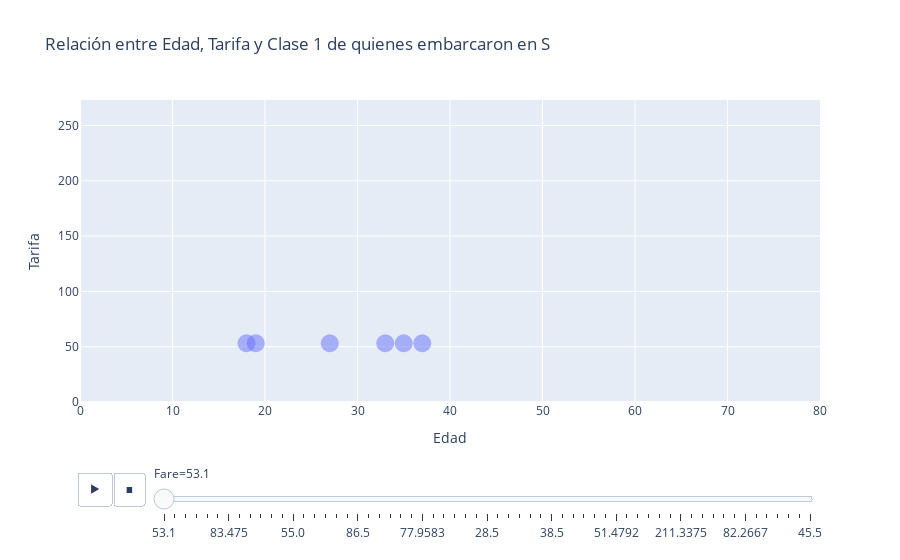

Write notebook code for a chart like this one.
### Code cell
fig = px.scatter(df[(df['Pclass'] == 1)&(df['Embarked']=='S')], x='Age', y='Fare', animation_frame='Fare',
                 title='Relación entre Edad, Tarifa y Clase 1 de quienes embarcaron en S')
fig.update_layout(xaxis_title='Edad', yaxis_title='Tarifa')
fig.update_layout(xaxis=dict(range=[0, 80]), yaxis=dict(range=[0, df.Fare[(df['Pclass'] == 1)&(df['Embarked']=='S')].max()+10]))
fig.update_traces(marker=dict(size=18, opacity=0.5))
fig.show()

### Figure 1 — Plotly figure (JSON) as saved in the notebook; plotly's stock layout.template omitted (floating-point values rounded to 4 significant figures)
{"data": [{"hovertemplate": "Fare=%{y}<br>Age=%{x}<extra></extra>", "legendgroup": "", "marker": {"color": "#636efa", "opacity": 0.5, "size": 18, "symbol": "circle"}, "mode": "markers", "name": "", "orientation": "v", "showlegend": false, "type": "scatter", "x": [35.0, 37.0, 27.0, 19.0, 33.0, 18.0], "xaxis": "x", "y": [53.1, 53.1, 53.1, 53.1, 53.1, 53.1], "yaxis": "y"}], "layout": {"legend": {"tracegroupgap": 0}, "sliders": [{"active": 0, "currentvalue": {"prefix": "Fare="}, "len": 0.9, "pad": {"b": 10, "t": 60}, "steps": [{"args": [["53.1"], {"frame": {"duration": 0, "redraw": false}, "fromcurrent": true, "mode": "immediate", "transition": {"duration": 0, "easing": "linear"}}], "label": "53.1", "method": "animate"}, {"args": [["51.8625"], {"frame": {"duration": 0, "redraw": false}, "fromcurrent": true, "mode": "immediate", "transition": {"duration": 0, "easing": "linear"}}], "label": "51.8625", "method": "animate"}, {"args": [["26.55"], {"frame": {"duration": 0, "redraw": false}, "fromcurrent": true, "mode": "immediate", "transition": {"duration": 0, "easing": "linear"}}], "label": "26.55", "method": "animate"}, {"args": [["35.5"], {"frame": {"duration": 0, "redraw": false}, "fromcurrent": true, "mode": "immediate", "transition": {"duration": 0, "easing": "linear"}}], "label": "35.5", "method": "animate"}, {"args": [["263.0"], {"frame": {"duration": 0, "redraw": false}, "fromcurrent": true, "mode": "immediate", "transition": {"duration": 0, "easing": "linear"}}], "label": "263.0", "method": "animate"}, {"args": [["52.0"], {"frame": {"duration": 0, "redraw": false}, "fromcurrent": true, "mode": "immediate", "transition": {"duration": 0, "easing": "linear"}}], "label": "52.0", "method": "animate"}, {"args": [["83.475"], {"frame": {"duration": 0, "redraw": false}, "fromcurrent": true, "mode": "immediate", "transition": {"duration": 0, "easing": "linear"}}], "label": "83.475", "method": "animate"}, {"args": [["47.1"], {"frame": {"duration": 0, "redraw": false}, "fromcurrent": true, "mode": "immediate", "transition": {"duration": 0, "easing": "linear"}}], "label": "47.1", "method": "animate"}, {"args": [["61.175"], {"frame": {"duration": 0, "redraw": false}, "fromcurrent": true, "mode": "immediate", "transition": {"duration": 0, "easing": "linear"}}], "label": "61.175", "method": "animate"}, {"args": [["77.2875"], {"frame": {"duration": 0, "redraw": false}, "fromcurrent": true, "mode": "immediate", "transition": {"duration": 0, "easing": "linear"}}], "label": "77.2875", "method": "animate"}, {"args": [["26.2833"], {"frame": {"duration": 0, "redraw": false}, "fromcurrent": true, "mode": "immediate", "transition": {"duration": 0, "easing": "linear"}}], "label": "26.2833", "method": "animate"}, {"args": [["66.6"], {"frame": {"duration": 0, "redraw": false}, "fromcurrent": true, "mode": "immediate", "transition": {"duration": 0, "easing": "linear"}}], "label": "66.6", "method": "animate"}, {"args": [["55.0"], {"frame": {"duration": 0, "redraw": false}, "fromcurrent": true, "mode": "immediate", "transition": {"duration": 0, "easing": "linear"}}], "label": "55.0", "method": "animate"}, {"args": [["25.925"], {"frame": {"duration": 0, "redraw": false}, "fromcurrent": true, "mode": "immediate", "transition": {"duration": 0, "easing": "linear"}}], "label": "25.925", "method": "animate"}, {"args": [["33.5"], {"frame": {"duration": 0, "redraw": false}, "fromcurrent": true, "mode": "immediate", "transition": {"duration": 0, "easing": "linear"}}], "label": "33.5", "method": "animate"}, {"args": [["50.0"], {"frame": {"duration": 0, "redraw": false}, "fromcurrent": true, "mode": "immediate", "transition": {"duration": 0, "easing": "linear"}}], "label": "50.0", "method": "animate"}, {"args": [["90.0"], {"frame": {"duration": 0, "redraw": false}, "fromcurrent": true, "mode": "immediate", "transition": {"duration": 0, "easing": "linear"}}], "label": "90.0", "method": "animate"}, {"args": [["52.5542"], {"frame": {"duration": 0, "redraw": false}, "fromcurrent": true, "mode": "immediate", "transition": {"duration": 0, "easing": "linear"}}], "label": "52.5542", "method": "animate"}, {"args": [["86.5"], {"frame": {"duration": 0, "redraw": false}, "fromcurrent": true, "mode": "immediate", "transition": {"duration": 0, "easing": "linear"}}], "label": "86.5", "method": "animate"}, {"args": [["79.65"], {"frame": {"duration": 0, "redraw": false}, "fromcurrent": true, "mode": "immediate", "transition": {"duration": 0, "easing": "linear"}}], "label": "79.65", "method": "animate"}, {"args": [["0.0"], {"frame": {"duration": 0, "redraw": false}, "fromcurrent": true, "mode": "immediate", "transition": {"duration": 0, "easing": "linear"}}], "label": "0.0", "method": "animate"}, {"args": [["153.4625"], {"frame": {"duration": 0, "redraw": false}, "fromcurrent": true, "mode": "immediate", "transition": {"duration": 0, "easing": "linear"}}], "label": "153.4625", "method": "animate"}, {"args": [["135.6333"], {"frame": {"duration": 0, "redraw": false}, "fromcurrent": true, "mode": "immediate", "transition": {"duration": 0, "easing": "linear"}}], "label": "135.6333", "method": "animate"}, {"args": [["31.0"], {"frame": {"duration": 0, "redraw": false}, "fromcurrent": true, "mode": "immediate", "transition": {"duration": 0, "easing": "linear"}}], "label": "31.0", "method": "animate"}, {"args": [["77.9583"], {"frame": {"duration": 0, "redraw": false}, "fromcurrent": true, "mode": "immediate", "transition": {"duration": 0, "easing": "linear"}}], "label": "77.9583", "method": "animate"}, {"args": [["26.0"], {"frame": {"duration": 0, "redraw": false}, "fromcurrent": true, "mode": "immediate", "transition": {"duration": 0, "easing": "linear"}}], "label": "26.0", "method": "animate"}, {"args": [["78.85"], {"frame": {"duration": 0, "redraw": false}, "fromcurrent": true, "mode": "immediate", "transition": {"duration": 0, "easing": "linear"}}], "label": "78.85", "method": "animate"}, {"args": [["151.55"], {"frame": {"duration": 0, "redraw": false}, "fromcurrent": true, "mode": "immediate", "transition": {"duration": 0, "easing": "linear"}}], "label": "151.55", "method": "animate"}, {"args": [["30.5"], {"frame": {"duration": 0, "redraw": false}, "fromcurrent": true, "mode": "immediate", "transition": {"duration": 0, "easing": "linear"}}], "label": "30.5", "method": "animate"}, {"args": [["164.8667"], {"frame": {"duration": 0, "redraw": false}, "fromcurrent": true, "mode": "immediate", "transition": {"duration": 0, "easing": "linear"}}], "label": "164.8667", "method": "animate"}, {"args": [["28.5"], {"frame": {"duration": 0, "redraw": false}, "fromcurrent": true, "mode": "immediate", "transition": {"duration": 0, "easing": "linear"}}], "label": "28.5", "method": "animate"}, {"args": [["133.65"], {"frame": {"duration": 0, "redraw": false}, "fromcurrent": true, "mode": "immediate", "transition": {"duration": 0, "easing": "linear"}}], "label": "133.65", "method": "animate"}, {"args": [["35.0"], {"frame": {"duration": 0, "redraw": false}, "fromcurrent": true, "mode": "immediate", "transition": {"duration": 0, "easing": "linear"}}], "label": "35.0", "method": "animate"}, {"args": [["120.0"], {"frame": {"duration": 0, "redraw": false}, "fromcurrent": true, "mode": "immediate", "transition": {"duration": 0, "easing": "linear"}}], "label": "120.0", "method": "animate"}, {"args": [["55.9"], {"frame": {"duration": 0, "redraw": false}, "fromcurrent": true, "mode": "immediate", "transition": {"duration": 0, "easing": "linear"}}], "label": "55.9", "method": "animate"}, {"args": [["81.8583"], {"frame": {"duration": 0, "redraw": false}, "fromcurrent": true, "mode": "immediate", "transition": {"duration": 0, "easing": "linear"}}], "label": "81.8583", "method": "animate"}, {"args": [["38.5"], {"frame": {"duration": 0, "redraw": false}, "fromcurrent": true, "mode": "immediate", "transition": {"duration": 0, "easing": "linear"}}], "label": "38.5", "method": "animate"}, {"args": [["26.2875"], {"frame": {"duration": 0, "redraw": false}, "fromcurrent": true, "mode": "immediate", "transition": {"duration": 0, "easing": "linear"}}], "label": "26.2875", "method": "animate"}, {"args": [["34.0208"], {"frame": {"duration": 0, "redraw": false}, "fromcurrent": true, "mode": "immediate", "transition": {"duration": 0, "easing": "linear"}}], "label": "34.0208", "method": "animate"}, {"args": [["93.5"], {"frame": {"duration": 0, "redraw": false}, "fromcurrent": true, "mode": "immediate", "transition": {"duration": 0, "easing": "linear"}}], "label": "93.5", "method": "animate"}, {"args": [["221.7792"], {"frame": {"duration": 0, "redraw": false}, "fromcurrent": true, "mode": "immediate", "transition": {"duration": 0, "easing": "linear"}}], "label": "221.7792", "method": "animate"}, {"args": [["71.0"], {"frame": {"duration": 0, "redraw": false}, "fromcurrent": true, "mode": "immediate", "transition": {"duration": 0, "easing": "linear"}}], "label": "71.0", "method": "animate"}, {"args": [["51.4792"], {"frame": {"duration": 0, "redraw": false}, "fromcurrent": true, "mode": "immediate", "transition": {"duration": 0, "easing": "linear"}}], "label": "51.4792", "method": "animate"}, {"args": [["26.3875"], {"frame": {"duration": 0, "redraw": false}, "fromcurrent": true, "mode": "immediate", "transition": {"duration": 0, "easing": "linear"}}], "label": "26.3875", "method": "animate"}, {"args": [["42.4"], {"frame": {"duration": 0, "redraw": false}, "fromcurrent": true, "mode": "immediate", "transition": {"duration": 0, "easing": "linear"}}], "label": "42.4", "method": "animate"}, {"args": [["32.3208"], {"frame": {"duration": 0, "redraw": false}, "fromcurrent": true, "mode": "immediate", "transition": {"duration": 0, "easing": "linear"}}], "label": "32.3208", "method": "animate"}, {"args": [["30.0"], {"frame": {"duration": 0, "redraw": false}, "fromcurrent": true, "mode": "immediate", "transition": {"duration": 0, "easing": "linear"}}], "label": "30.0", "method": "animate"}, {"args": [["25.5875"], {"frame": {"duration": 0, "redraw": false}, "fromcurrent": true, "mode": "immediate", "transition": {"duration": 0, "easing": "linear"}}], "label": "25.5875", "method": "animate"}, {"args": [["211.3375"], {"frame": {"duration": 0, "redraw": false}, "fromcurrent": true, "mode": "immediate", "transition": {"duration": 0, "easing": "linear"}}], "label": "211.3375", "method": "animate"}, {"args": [["57.0"], {"frame": {"duration": 0, "redraw": false}, "fromcurrent": true, "mode": "immediate", "transition": {"duration": 0, "easing": "linear"}}], "label": "57.0", "method": "animate"}, {"args": [["25.9292"], {"frame": {"duration": 0, "redraw": false}, "fromcurrent": true, "mode": "immediate", "transition": {"duration": 0, "easing": "linear"}}], "label": "25.9292", "method": "animate"}, {"args": [["39.4"], {"frame": {"duration": 0, "redraw": false}, "fromcurrent": true, "mode": "immediate", "transition": {"duration": 0, "easing": "linear"}}], "label": "39.4", "method": "animate"}, {"args": [["50.4958"], {"frame": {"duration": 0, "redraw": false}, "fromcurrent": true, "mode": "immediate", "transition": {"duration": 0, "easing": "linear"}}], "label": "50.4958", "method": "animate"}, {"args": [["5.0"], {"frame": {"duration": 0, "redraw": false}, "fromcurrent": true, "mode": "immediate", "transition": {"duration": 0, "easing": "linear"}}], "label": "5.0", "method": "animate"}, {"args": [["82.2667"], {"frame": {"duration": 0, "redraw": false}, "fromcurrent": true, "mode": "immediate", "transition": {"duration": 0, "easing": "linear"}}], "label": "82.2667", "method": "animate"}, {"args": [["31.6833"], {"frame": {"duration": 0, "redraw": false}, "fromcurrent": true, "mode": "immediate", "transition": {"duration": 0, "easing": "linear"}}], "label": "31.6833", "method": "animate"}, {"args": [["60.0"], {"frame": {"duration": 0, "redraw": false}, "fromcurrent": true, "mode": "immediate", "transition": {"duration": 0, "easing": "linear"}}], "label": "60.0", "method": "animate"}, {"args": [["25.7"], {"frame": {"duration": 0, "redraw": false}, "fromcurrent": true, "mode": "immediate", "transition": {"duration": 0, "easing": "linear"}}], "label": "25.7", "method": "animate"}, {"args": [["42.5"], {"frame": {"duration": 0, "redraw": false}, "fromcurrent": true, "mode": "immediate", "transition": {"duration": 0, "easing": "linear"}}], "label": "42.5", "method": "animate"}, {"args": [["39.6"], {"frame": {"duration": 0, "redraw": false}, "fromcurrent": true, "mode": "immediate", "transition": {"duration": 0, "easing": "linear"}}], "label": "39.6", "method": "animate"}, {"args": [["45.5"], {"frame": {"duration": 0, "redraw": false}, "fromcurrent": true, "mode": "immediate", "transition": {"duration": 0, "easing": "linear"}}], "label": "45.5", "method": "animate"}], "x": 0.1, "xanchor": "left", "y": 0, "yanchor": "top"}], "title": {"text": "Relación entre Edad, Tarifa y Clase 1 de quienes embarcaron en S"}, "updatemenus": [{"buttons": [{"args": [null, {"frame": {"duration": 500, "redraw": false}, "fromcurrent": true, "mode": "immediate", "transition": {"duration": 500, "easing": "linear"}}], "label": "&#9654;", "method": "animate"}, {"args": [[null], {"frame": {"duration": 0, "redraw": false}, "fromcurrent": true, "mode": "immediate", "transition": {"duration": 0, "easing": "linear"}}], "label": "&#9724;", "method": "animate"}], "direction": "left", "pad": {"r": 10, "t": 70}, "showactive": false, "type": "buttons", "x": 0.1, "xanchor": "right", "y": 0, "yanchor": "top"}], "xaxis": {"anchor": "y", "domain": [0, 1], "range": [0, 80], "title": {"text": "Edad"}}, "yaxis": {"anchor": "x", "categoryarray": [45.5, 39.6, 42.5, 25.7, 60, 31.68, 82.27, 5, 50.5, 39.4, 25.93, 57, 211.3, 25.59, 30, 32.32, 42.4, 26.39, 51.48, 71, 221.8, 93.5, 34.02, 26.29, 38.5, 81.86, 55.9, 120, 35, 133.7, 28.5, 164.9, 30.5, 151.6, 78.85, 26, 77.96, 31, 135.6, 153.5, 0, 79.65, 86.5, 52.55, 90, 50, 33.5, 25.93, 55, 66.6, 26.28, 77.29, 61.17, 47.1, 83.47, 52, 263, 35.5, 26.55, 51.86, 53.1], "categoryorder": "array", "domain": [0, 1], "range": [0, 273], "title": {"text": "Tarifa"}}}}
